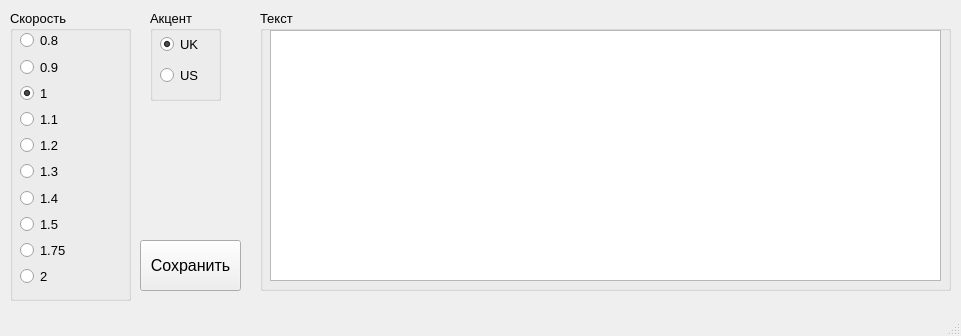
<?xml version="1.0" encoding="UTF-8"?>
<ui version="4.0">
 <class>MainWindow</class>
 <widget class="QMainWindow" name="MainWindow">
  <property name="geometry">
   <rect>
    <x>0</x>
    <y>0</y>
    <width>961</width>
    <height>336</height>
   </rect>
  </property>
  <property name="windowTitle">
   <string>Text to speach</string>
  </property>
  <widget class="QWidget" name="centralwidget">
   <widget class="QGroupBox" name="group_speed">
    <property name="geometry">
     <rect>
      <x>10</x>
      <y>10</y>
      <width>121</width>
      <height>291</height>
     </rect>
    </property>
    <property name="font">
     <font>
      <pointsize>10</pointsize>
     </font>
    </property>
    <property name="title">
     <string>Скорость</string>
    </property>
    <widget class="QWidget" name="verticalLayoutWidget">
     <property name="geometry">
      <rect>
       <x>10</x>
       <y>20</y>
       <width>101</width>
       <height>256</height>
      </rect>
     </property>
     <layout class="QVBoxLayout" name="verticalLayout">
      <item>
       <widget class="QRadioButton" name="radioButton">
        <property name="text">
         <string>0.8</string>
        </property>
       </widget>
      </item>
      <item>
       <widget class="QRadioButton" name="radioButton_2">
        <property name="text">
         <string>0.9</string>
        </property>
       </widget>
      </item>
      <item>
       <widget class="QRadioButton" name="radioButton_3">
        <property name="text">
         <string>1</string>
        </property>
        <property name="checked">
         <bool>true</bool>
        </property>
       </widget>
      </item>
      <item>
       <widget class="QRadioButton" name="radioButton_4">
        <property name="text">
         <string>1.1</string>
        </property>
       </widget>
      </item>
      <item>
       <widget class="QRadioButton" name="radioButton_5">
        <property name="text">
         <string>1.2</string>
        </property>
       </widget>
      </item>
      <item>
       <widget class="QRadioButton" name="radioButton_6">
        <property name="text">
         <string>1.3</string>
        </property>
       </widget>
      </item>
      <item>
       <widget class="QRadioButton" name="radioButton_7">
        <property name="text">
         <string>1.4</string>
        </property>
       </widget>
      </item>
      <item>
       <widget class="QRadioButton" name="radioButton_8">
        <property name="text">
         <string>1.5</string>
        </property>
       </widget>
      </item>
      <item>
       <widget class="QRadioButton" name="radioButton_9">
        <property name="text">
         <string>1.75</string>
        </property>
       </widget>
      </item>
      <item>
       <widget class="QRadioButton" name="radioButton_10">
        <property name="text">
         <string>2</string>
        </property>
       </widget>
      </item>
     </layout>
    </widget>
   </widget>
   <widget class="QGroupBox" name="group_accent">
    <property name="geometry">
     <rect>
      <x>150</x>
      <y>10</y>
      <width>71</width>
      <height>91</height>
     </rect>
    </property>
    <property name="font">
     <font>
      <pointsize>10</pointsize>
     </font>
    </property>
    <property name="title">
     <string>Акцент</string>
    </property>
    <widget class="QWidget" name="verticalLayoutWidget_2">
     <property name="geometry">
      <rect>
       <x>10</x>
       <y>20</y>
       <width>51</width>
       <height>61</height>
      </rect>
     </property>
     <layout class="QVBoxLayout" name="verticalLayout_2">
      <item>
       <widget class="QRadioButton" name="radioButton_11">
        <property name="font">
         <font>
          <italic>false</italic>
          <strikeout>false</strikeout>
         </font>
        </property>
        <property name="text">
         <string>UK</string>
        </property>
        <property name="checked">
         <bool>true</bool>
        </property>
       </widget>
      </item>
      <item>
       <widget class="QRadioButton" name="radioButton_12">
        <property name="text">
         <string>US</string>
        </property>
       </widget>
      </item>
     </layout>
    </widget>
   </widget>
   <widget class="QGroupBox" name="group_text_editor">
    <property name="geometry">
     <rect>
      <x>260</x>
      <y>10</y>
      <width>691</width>
      <height>281</height>
     </rect>
    </property>
    <property name="font">
     <font>
      <pointsize>10</pointsize>
     </font>
    </property>
    <property name="title">
     <string>Текст</string>
    </property>
    <widget class="QTextEdit" name="textEdit">
     <property name="geometry">
      <rect>
       <x>10</x>
       <y>20</y>
       <width>671</width>
       <height>251</height>
      </rect>
     </property>
     <property name="font">
      <font>
       <pointsize>10</pointsize>
      </font>
     </property>
    </widget>
   </widget>
   <widget class="QPushButton" name="pushButton">
    <property name="geometry">
     <rect>
      <x>140</x>
      <y>240</y>
      <width>101</width>
      <height>51</height>
     </rect>
    </property>
    <property name="font">
     <font>
      <pointsize>12</pointsize>
     </font>
    </property>
    <property name="text">
     <string>Сохранить</string>
    </property>
   </widget>
  </widget>
  <widget class="QMenuBar" name="menubar">
   <property name="geometry">
    <rect>
     <x>0</x>
     <y>0</y>
     <width>961</width>
     <height>21</height>
    </rect>
   </property>
  </widget>
  <widget class="QStatusBar" name="statusbar"/>
 </widget>
 <resources/>
 <connections/>
</ui>
